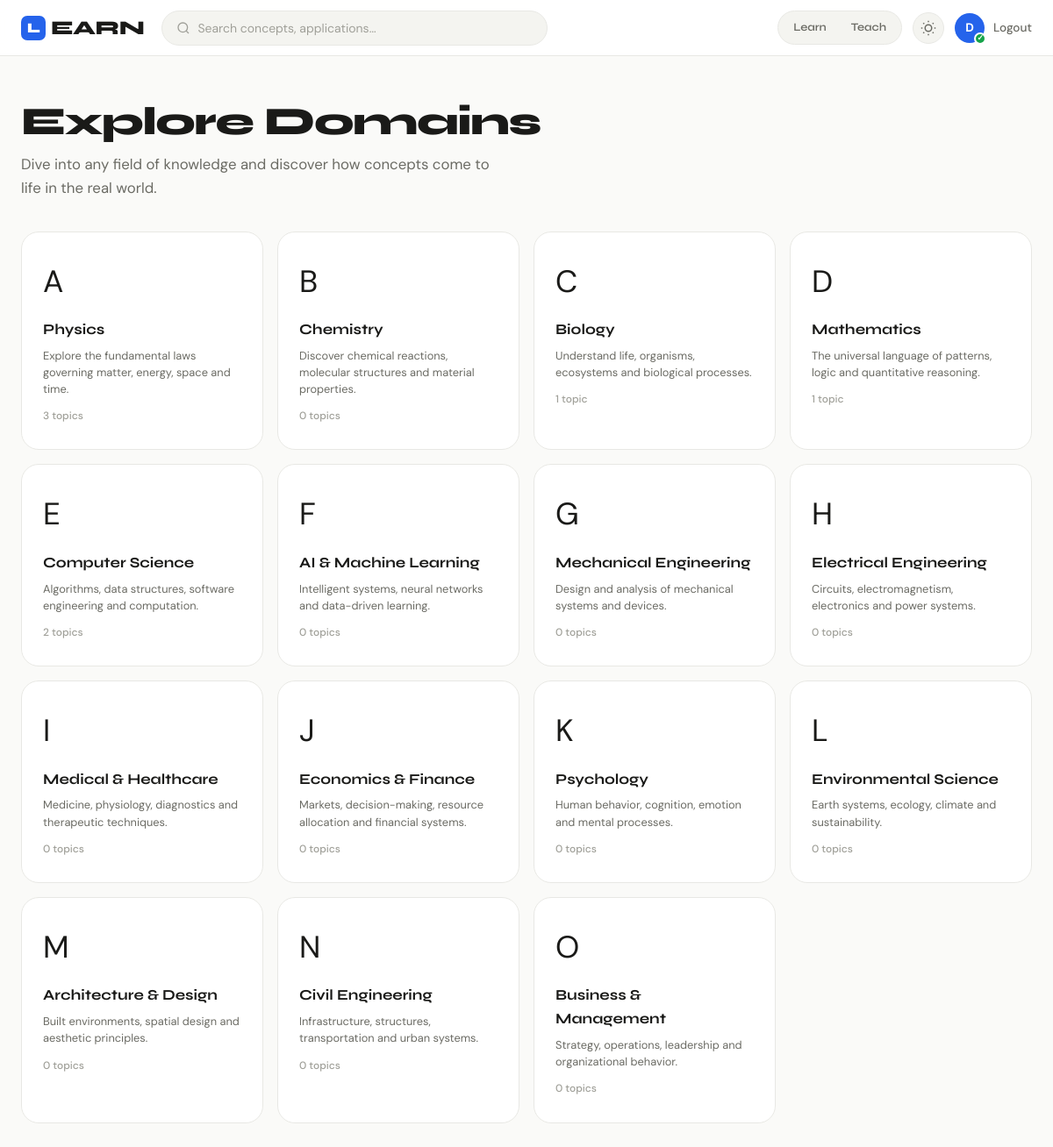
Page /domains (signed in) on the committed database.
### models.py (models this page shows, shortened)
class User(UserMixin, db.Model):
    __tablename__ = 'users'
    id = db.Column(db.Integer, primary_key=True)
    name = db.Column(db.String(100), nullable=False)
    email = db.Column(db.String(150), unique=True, nullable=False)
    password_hash = db.Column(db.String(256), nullable=False)
    role = db.Column(db.String(20), default='user')  # 'user', 'admin'
    reputation = db.Column(db.Integer, default=0)
    is_verified = db.Column(db.Boolean, default=False)
    mode = db.Column(db.String(10), default=None)  # 'learn' or 'teach'
    created_at = db.Column(db.DateTime, default=datetime.utcnow)
    applications = db.relationship('Application', backref='author', lazy=True)
    comments = db.relationship('Comment', backref='author', lazy=True)
    votes = db.relationship('Vote', backref='voter', lazy=True)
    reports = db.relationship('Report', backref='reporter', lazy=True)

class Domain(db.Model):
    __tablename__ = 'domains'
    id = db.Column(db.Integer, primary_key=True)
    name = db.Column(db.String(100), unique=True, nullable=False)
    icon = db.Column(db.String(50), default='🔬')
    description = db.Column(db.String(300))
    topics = db.relationship('Topic', backref='domain', lazy=True)

### routes/main_routes.py (the view)
@main_bp.route('/domains')
@login_required
def domains():
    all_domains = Domain.query.all()
    return render_template('domains.html', domains=all_domains)

### templates/domains.html (shortened to what this page needs)
{% extends "base.html" %}
{% block content %}
<div class="container-wide">
  <div class="page-header fade-up">
    <h1 class="page-title">Explore Domains</h1>
    <p class="page-subtitle">Dive into any field of knowledge and discover how concepts come to life in the real world.</p>
  </div>
  <div class="grid-4 fade-up fade-up-1">
    {% for domain in domains %}
    <a href="{{ url_for('main.domain_detail', domain_id=domain.id) }}" class="domain-card">
      <span class="domain-icon">{{ domain.icon }}</span>
      <div class="domain-name">{{ domain.name }}</div>
      <div class="domain-desc">{{ domain.description }}</div>
      <div class="domain-count">{{ domain.topics | length }} topic{% if domain.topics | length != 1 %}s{% endif %}</div>
    </a>
    {% endfor %}
  </div>
  <div style="padding-bottom:60px;"></div>
</div>
{% endblock %}

### templates/base.html (shortened to what this page needs)
<!DOCTYPE html>
<html lang="en" data-theme="light">
<head>
  <link rel="stylesheet" href="{{ url_for('static', filename='css/main.css') }}">
</head>
<body>
{% if current_user.is_authenticated %}
<nav class="navbar">
  <div class="nav-inner">
    <a href="{{ url_for('main.domains') }}" class="nav-logo">
      <span class="logo-mark">L</span>EARN
    </a>
    <div class="nav-center">
      <form action="{{ url_for('main.search') }}" method="get" class="nav-search-form" autocomplete="off">
        <div class="search-wrap">
          <svg width="16" height="16" viewBox="0 0 24 24" fill="none" stroke="currentColor" stroke-width="2"><circle cx="11" cy="11" r="8"/><path d="m21 21-4.35-4.35"/></svg>
          <input type="text" name="q" placeholder="Search concepts, applications…" id="globalSearch" value="{{ request.args.get('q', '') }}">
        </div>
      </form>
    </div>
    <div class="nav-right">
      <div class="mode-pill">
        <a href="{{ url_for('main.switch_mode', mode='learn') }}" class="mode-btn {% if current_user.mode == 'learn' %}active{% endif %}">Learn</a>
        <a href="{{ url_for('main.switch_mode', mode='teach') }}" class="mode-btn {% if current_user.mode == 'teach' %}active{% endif %}">Teach</a>
      </div>
      <button class="theme-toggle" id="themeToggle" title="Toggle dark mode">
      </button>
      <div class="nav-user">
        <a href="{{ url_for('main.dashboard') }}" class="user-avatar" title="{{ current_user.name }}">
          {{ current_user.name[0].upper() }}
          {% if current_user.is_verified %}<span class="verified-dot">✓</span>{% endif %}
        </a>
        <a href="{{ url_for('auth.logout') }}" class="nav-link">Logout</a>
      </div>
    </div>
  </div>
</nav>
{% endif %}
<main class="main-content">
  {% block content %}{% endblock %}
</main>
</body>
</html>

### rows in the picture
User: name "D"
Domain: icon "A", name "Physics", description "Explore the fundamental laws governing matter, energy, space and time.", topics|length "3"
Domain: icon "B", name "Chemistry", description "Discover chemical reactions, molecular structures and material properties.", topics|length "0"
Domain: icon "C", name "Biology", description "Understand life, organisms, ecosystems and biological processes.", topics|length "1"
Domain: icon "D", name "Mathematics", description "The universal language of patterns, logic and quantitative reasoning.", topics|length "1"
Domain: icon "E", name "Computer Science", description "Algorithms, data structures, software engineering and computation.", topics|length "2"
Domain: icon "F", name "AI & Machine Learning", description "Intelligent systems, neural networks and data-driven learning.", topics|length "0"
Domain: icon "G", name "Mechanical Engineering", description "Design and analysis of mechanical systems and devices.", topics|length "0"
Domain: icon "H", name "Electrical Engineering", description "Circuits, electromagnetism, electronics and power systems.", topics|length "0"
Domain: icon "I", name "Medical & Healthcare", description "Medicine, physiology, diagnostics and therapeutic techniques.", topics|length "0"
Domain: icon "J", name "Economics & Finance", description "Markets, decision-making, resource allocation and financial systems.", topics|length "0"
Domain: icon "K", name "Psychology", description "Human behavior, cognition, emotion and mental processes.", topics|length "0"
Domain: icon "L", name "Environmental Science", description "Earth systems, ecology, climate and sustainability.", topics|length "0"
Domain: icon "M", name "Architecture & Design", description "Built environments, spatial design and aesthetic principles.", topics|length "0"
Domain: icon "N", name "Civil Engineering", description "Infrastructure, structures, transportation and urban systems.", topics|length "0"
Domain: icon "O", name "Business & Management", description "Strategy, operations, leadership and organizational behavior.", topics|length "0"
